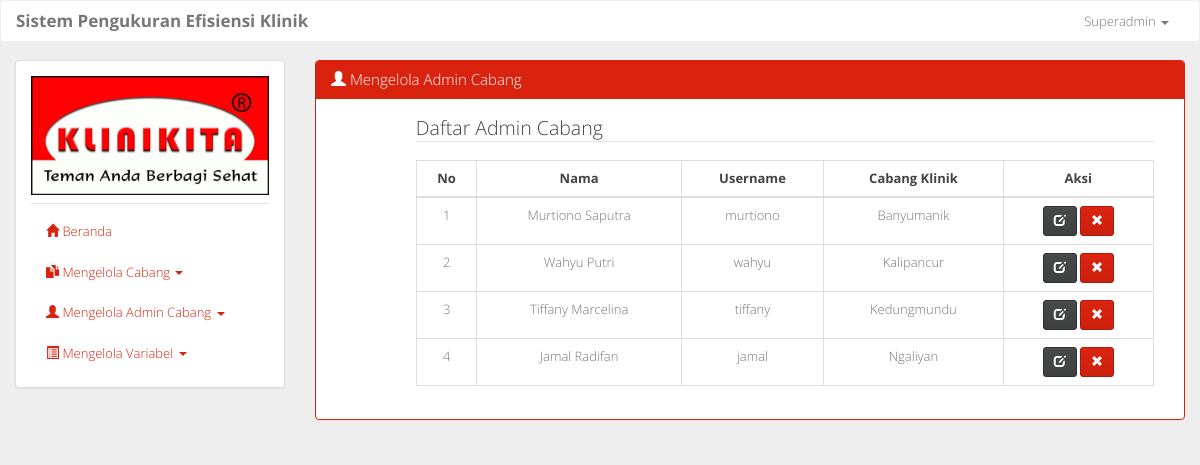
Page /mengelola_pengguna.php (signed in) on the earlier database version.
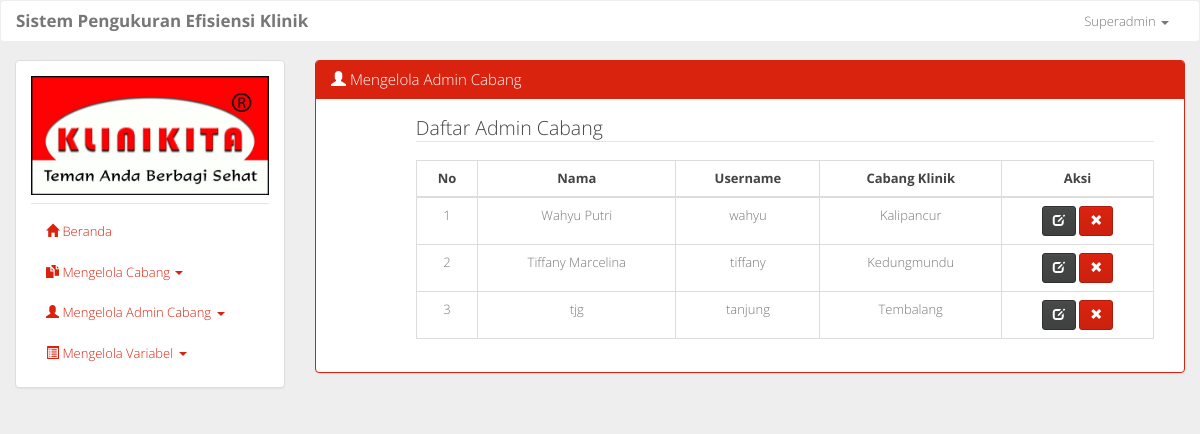
Same page on the later database version.
### tables this page shows
CREATE TABLE `tb_pengguna` (
  `id_pengguna` int(11) NOT NULL,
  `nama` varchar(50) NOT NULL,
  `username` varchar(50) NOT NULL,
  `password` varchar(50) NOT NULL,
  `id_klinik` int(11) NOT NULL,
  `level` char(1) NOT NULL
);

CREATE TABLE `tb_klinik` (
  `id_klinik` int(11) NOT NULL,
  `cabang_klinik` varchar(50) NOT NULL,
  `alamat` varchar(100) NOT NULL
);

### mengelola_pengguna.php (the view, shortened to what this page needs)
<?php include 'layout.php'; ?>
				<div class="col-sm-9">
					<div class="panel panel-primary">
					  	<div class="panel-heading">
					  	<?php
					  		if ($level == 'a') {
						  		echo '<h3 class="panel-title"><span class="glyphicon glyphicon-user"></span> Mengelola Admin Cabang</h3>';
						  	} elseif ($level == 'c') {
						  		echo '<h3 class="panel-title"><span class="glyphicon glyphicon-user"></span> Mengelola Manajer Cabang</h3>';
						  	}
					  	?>
					  	</div>
					  	<div class="panel-body">
						  	<div class="col-sm-11 col-sm-offset-1">
						  	<?php
						  		if ($level == 'a') {
						  			echo '<legend>Daftar Admin Cabang</legend>';
						  		} elseif ($level == 'c') {
						  			echo '<legend>Daftar Manajer Cabang</legend>';
								  	$q = mysqli_query($conn, 'SELECT * FROM tb_pengguna WHERE id_pengguna="'.$id.'"');
								  	$d = mysqli_fetch_assoc($q);
								  	$cabang_klinik = $d['id_klinik'];
						  		}
								$i=1;
								if ($level == 'a') {
									$query = mysqli_query($conn, "SELECT * FROM tb_pengguna AS p, tb_klinik AS k WHERE p.id_klinik = k.id_klinik AND p.level = 'c' ORDER BY p.id_pengguna ASC");
								} else {
									$query = mysqli_query($conn, 'SELECT * FROM tb_pengguna AS p, tb_klinik AS k WHERE p.id_klinik = k.id_klinik AND p.level = "m" AND p.id_klinik = "'.$cabang_klinik.'" ORDER BY p.id_pengguna ASC');
								}
								if (mysqli_num_rows($query) > 0) {
									echo '
										<table class="table table-bordered table-hover">
											<thead>
												<tr>
													<th>No</th>
													<th>Nama</th>
													<th>Username</th>
													<th>Cabang Klinik</th>
													<th>Aksi</th>
												</tr>
											</thead>
											<tbody>
									';
									while($pengguna = mysqli_fetch_assoc($query)) {
										echo '
											<tr>
												<td>'.$i.'</td>
												<td>'.$pengguna['nama'].'</td>
												<td>'.$pengguna['username'].'</td>
												<td>'.$pengguna['cabang_klinik'].'</td>
												<td>
													<a href="ubah_pengguna.php?type=ubah&id='.$pengguna['id_pengguna'].'" class="btn btn-default btn-sm"><span class="glyphicon glyphicon-edit"></span></a>
													<a href="process/hapus_pengguna.php?id='.$pengguna['id_pengguna'].'" onclick="return hapus()" class="btn btn-primary btn-sm"><span class="glyphicon glyphicon-remove"></span></a>
											       </td>
											</tr>
										';
										$i++;
									}
									echo '
											</tbody>
												</table>
									';
								}
							?>
						  	</div>
					  	</div>
					</div>
				</div>
<?php include 'layout2.php' ?>

Differences in the rows shown:
removed tb_pengguna: nama "Murtiono Saputra", username "murtiono", id_klinik.cabang_klinik "Banyumanik"
removed tb_pengguna: nama "Jamal Radifan", username "jamal", id_klinik.cabang_klinik "Ngaliyan"
added tb_pengguna: nama "tjg", username "tanjung", id_klinik.cabang_klinik "Tembalang"
